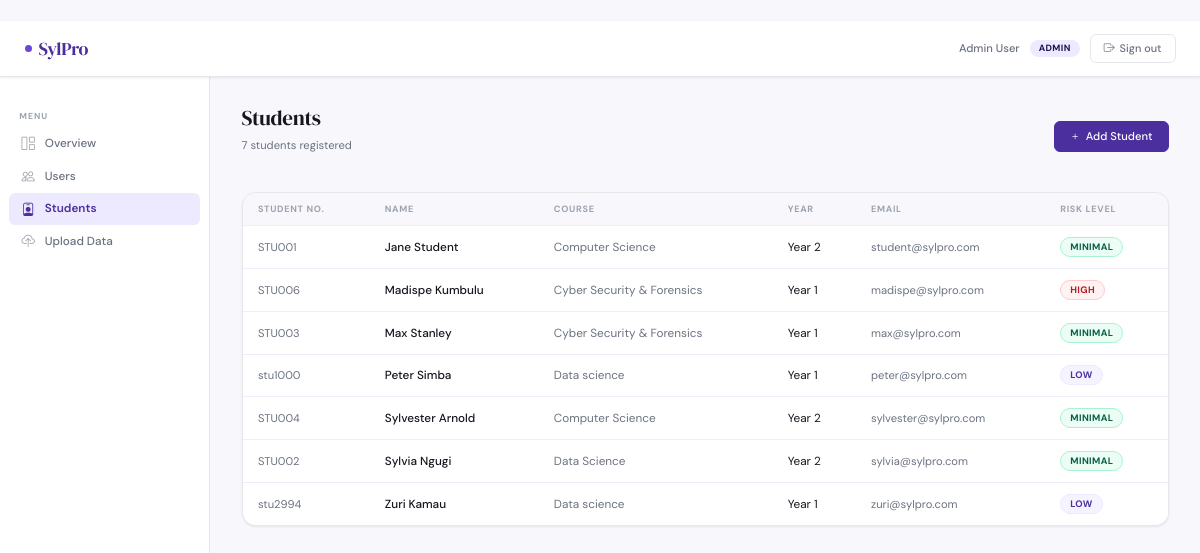
/admin/students (signed in), run on the app's committed database.
### tables this page shows
CREATE TABLE users (
            id            INTEGER PRIMARY KEY AUTOINCREMENT,
            name          TEXT    NOT NULL,
            email         TEXT    NOT NULL UNIQUE,
            password_hash TEXT    NOT NULL,
            role          TEXT    NOT NULL CHECK(role IN ('admin','counselor','lecturer','student')),
            created_at    TEXT    DEFAULT (datetime('now')),
            is_active     INTEGER DEFAULT 1
        );

CREATE TABLE students (
            id         INTEGER PRIMARY KEY AUTOINCREMENT,
            user_id    INTEGER REFERENCES users(id),
            student_no TEXT    NOT NULL UNIQUE,
            name       TEXT    NOT NULL,
            age        INTEGER,
            gender     INTEGER,   -- 0=Female, 1=Male
            course     TEXT,
            year       INTEGER,
            created_at TEXT DEFAULT (datetime('now'))
        );

### app.py (the view)
@app.route('/admin/students')
@login_required(role='admin')
def admin_students():
    return render_template('admin/students.html',
        user=get_current_user(), students=db.get_all_students())

### app.py (called while the page is built)
def login_required(role=None):
    from functools import wraps
    def decorator(f):
        @wraps(f)
        def wrapper(*args, **kwargs):
            if 'user_id' not in session:
                flash('Please log in to continue.', 'warning')
                return redirect(url_for('login'))
            if role and session.get('role') != role:
                flash('You do not have permission to access that page.', 'danger')
                return redirect(url_for('dashboard'))
            return f(*args, **kwargs)
        return wrapper
    return decorator

def get_current_user():
    if 'user_id' in session:
        return db.get_user_by_id(session['user_id'])
    return None

### database.py (called while the page is built)
def get_db():
    conn = sqlite3.connect(DB_PATH)
    conn.row_factory = sqlite3.Row
    conn.execute("PRAGMA foreign_keys = ON")
    return conn

def get_user_by_id(user_id):
    conn = get_db()
    u = conn.execute("SELECT * FROM users WHERE id=?", (user_id,)).fetchone()
    conn.close()
    return u

def get_all_students():
    conn = get_db()
    rows = conn.execute("""
        SELECT s.*, u.email,
            (SELECT risk_level FROM risk_scores r
             WHERE r.student_id = s.id
             ORDER BY r.date_run DESC LIMIT 1) as latest_risk
        FROM students s
        LEFT JOIN users u ON s.user_id = u.id
        ORDER BY s.name
    """).fetchall()
    conn.close()
    return rows

### templates/admin/students.html (shortened to what this page needs)
{% extends "base.html" %}
{% block content %}
<div class="ph">
    <div class="ph-row">
        <div><h1 class="ph-title">Students</h1><p class="ph-sub">{{ students|length }} students registered</p></div>
        <a href="{{ url_for('admin_add_user') }}" class="btn btn-primary"><i class="bi bi-plus"></i>Add Student</a>
    </div>
</div>
<div class="card">
    <div class="card-bd-0">
        <table class="table">
            <thead><tr><th>Student No.</th><th>Name</th><th>Course</th><th>Year</th><th>Email</th><th>Risk Level</th></tr></thead>
            <tbody>
            {% for s in students %}
            <tr>
                <td style="color:var(--muted);font-size:.8rem">{{ s.student_no }}</td>
                <td style="font-weight:500">{{ s.name }}</td>
                <td style="color:var(--muted)">{{ s.course or '—' }}</td>
                <td>{% if s.year %}Year {{ s.year }}{% else %}—{% endif %}</td>
                <td style="color:var(--muted);font-size:.8rem">{{ s.email or '—' }}</td>
                <td>
                    {% if s.latest_risk %}<span class="rbadge rb-{{ s.latest_risk }}">{{ s.latest_risk }}</span>
                    {% else %}<span style="color:var(--faint);font-size:.8rem">Not scored</span>{% endif %}
                </td>
            </tr>
            {% else %}
            <tr><td colspan="6"><div class="empty"><i class="bi bi-person-badge"></i><p>No students registered yet</p></div></td></tr>
            {% endfor %}
            </tbody>
        </table>
    </div>
</div>
{% endblock %}

### templates/base.html (shortened to what this page needs)
﻿<!DOCTYPE html>
<html lang="en">
<head>
    <link href="https://cdn.jsdelivr.net/npm/bootstrap@5.3.0/dist/css/bootstrap.min.css" rel="stylesheet">
    <link href="https://cdn.jsdelivr.net/npm/bootstrap-icons@1.11.0/font/bootstrap-icons.css" rel="stylesheet">
</head>
<body>
<nav class="topnav">
    <a href="{{ url_for('dashboard') }}" class="brand">
        <span class="brand-dot"></span>SylPro
    </a>
    {% if session.user_id %}
    <div class="nav-right">
        <span class="nav-name">{{ session.name }}</span>
        <span class="chip chip-{{ session.role }}">{{ session.role }}</span>
        <a href="{{ url_for('logout') }}" class="btn-signout">
            <i class="bi bi-box-arrow-right"></i>Sign out
        </a>
    </div>
    {% endif %}
</nav>
<div class="app-body">
    {% if session.user_id %}
    <aside class="sidebar d-none d-md-flex flex-column">
        <span class="sidebar-label">Menu</span>
        {% if session.role == 'admin' %}
            <a href="{{ url_for('admin_dashboard') }}" class="slink {% if request.endpoint=='admin_dashboard' %}active{% endif %}"><i class="bi bi-grid-1x2"></i>Overview</a>
            <a href="{{ url_for('admin_users') }}"     class="slink {% if request.endpoint in ['admin_users','admin_add_user'] %}active{% endif %}"><i class="bi bi-people"></i>Users</a>
            <a href="{{ url_for('admin_students') }}"  class="slink {% if request.endpoint=='admin_students' %}active{% endif %}"><i class="bi bi-person-badge"></i>Students</a>
            <a href="{{ url_for('admin_upload') }}"    class="slink {% if request.endpoint=='admin_upload' %}active{% endif %}"><i class="bi bi-cloud-upload"></i>Upload Data</a>
        {% endif %}
    </aside>
    {% endif %}
    <main class="main">
        {% block content %}{% endblock %}
    </main>
</div>

### templates/base.html (style rules this page uses)
:root { --p900: #1E1051; --p700: #4C2F9F; --p500: #6C47D4; --p300: #A78BFA; --p100: #EDE9FE; --p50: #F5F3FF; --ink: #18151F; --muted: #6B7280; --faint: #9CA3AF; --bg: #F8F7FC; --surface: #FFFFFF; --border: #E5E7EB; --border2: #F0EEFB; --red: #DC2626; --amber: #D97706; --green: #059669; --r6: 6px; --r10: 10px; --r14: 14px; --s1: 0 1px 3px rgba(0,0,0,.05),0 1px 2px rgba(0,0,0,.03); --s2: 0 4px 20px rgba(108,71,212,.08),0 1px 4px rgba(0,0,0,.04); }
*, *::before, *::after { box-sizing: border-box; margin: 0; }
html { font-size: 14px; }
body { font-family: 'DM Sans', sans-serif; background: var(--bg); color: var(--ink); min-height: 100vh; display: flex; flex-direction: column; }
.topnav { height: 56px; background: var(--surface); border-bottom: 1px solid var(--border); display: flex; align-items: center; padding: 0 1.75rem; gap: 1rem; position: sticky; top: 0; z-index: 200; box-shadow: var(--s1); }
.brand { font-family: 'DM Serif Display', serif; font-size: 1.3rem; color: var(--p700); text-decoration: none; letter-spacing: -.3px; display: flex; align-items: center; gap: 7px; }
.brand-dot { width: 7px; height: 7px; border-radius: 50%; background: var(--p500); flex-shrink: 0; }
.nav-right { margin-left: auto; display: flex; align-items: center; gap: 10px; }
.nav-name { font-size: .8rem; color: var(--muted); font-weight: 500; }
.chip { font-size: .65rem; font-weight: 700; letter-spacing: .4px; text-transform: uppercase; padding: 2px 9px; border-radius: 20px; }
.chip-admin { background: var(--p100); color: var(--p900); }
.btn-signout { font-size: .78rem; font-weight: 500; padding: 5px 13px; border-radius: var(--r6); border: 1.5px solid var(--border); background: transparent; color: var(--muted); cursor: pointer; text-decoration: none; display: inline-flex; align-items: center; gap: 5px; transition: all .15s; }
.app-body { display: flex; flex: 1; }
.sidebar { width: 210px; min-width: 210px; background: var(--surface); border-right: 1px solid var(--border); padding: 1.25rem .625rem; display: flex; flex-direction: column; gap: 1px; }
.sidebar-label { font-size: .62rem; font-weight: 700; text-transform: uppercase; letter-spacing: 1px; color: var(--faint); padding: .6rem .75rem .3rem; margin-top: .5rem; }
.slink { display: flex; align-items: center; gap: 8px; padding: 7px 11px; border-radius: var(--r6); color: var(--muted); text-decoration: none; font-size: .84rem; font-weight: 500; transition: all .12s; }
.slink i { font-size: .95rem; width: 17px; text-align: center; opacity: .65; }
.slink.active { background: var(--p100); color: var(--p700); font-weight: 600; }
.slink.active i { opacity: 1; }
.main { flex: 1; padding: 2rem 2.25rem; animation: fadeUp .2s ease; }
.ph { margin-bottom: 1.75rem; }
.ph-title { font-family: 'DM Serif Display', serif; font-size: 1.5rem; letter-spacing: -.3px; color: var(--ink); }
.ph-sub { font-size: .8rem; color: var(--muted); margin-top: 2px; }
.ph-row { display: flex; align-items: center; justify-content: space-between; flex-wrap: wrap; gap: .75rem; }
.card { background: var(--surface); border: 1px solid var(--border); border-radius: var(--r14); box-shadow: var(--s1); overflow: hidden; }
.card-bd-0 { padding: 0; }
.btn { font-family: 'DM Sans', sans-serif; font-weight: 500; font-size: .8rem; border-radius: var(--r6); padding: 7px 15px; border: 1.5px solid transparent; display: inline-flex; align-items: center; gap: 5px; cursor: pointer; text-decoration: none; line-height: 1.4; transition: all .14s; white-space: nowrap; }
.btn-primary { background: var(--p700); color: #fff; border-color: var(--p700); }
.table { margin: 0; font-size: .84rem; width: 100%; border-collapse: collapse; }
.table thead th { font-size: .65rem; font-weight: 700; text-transform: uppercase; letter-spacing: .7px; color: var(--faint); padding: .7rem 1.1rem; background: var(--bg); border-bottom: 1px solid var(--border2); white-space: nowrap; }
.table tbody td { padding: .78rem 1.1rem; border-bottom: 1px solid var(--border2); vertical-align: middle; color: var(--ink); }
.table tbody tr:last-child td { border-bottom: none; }
.rbadge { font-size: .67rem; font-weight: 700; letter-spacing: .4px; text-transform: uppercase; padding: 3px 9px; border-radius: 20px; display: inline-block; }
.rb-HIGH { background: #FEF2F2; color: #B91C1C; border: 1px solid #FECACA; }
.rb-LOW { background: var(--p50); color: var(--p700); border: 1px solid var(--p100); }
.rb-MINIMAL { background: #ECFDF5; color: #065F46; border: 1px solid #A7F3D0; }

### data on the page
users: name "Admin User", role "ADMIN"
students: student_no "STU001", name "Jane Student", course "Computer Science", year "2", email "student@sylpro.com", latest_risk "MINIMAL"
students: student_no "STU006", name "Madispe Kumbulu", course "Cyber Security & Forensics", year "1", email "madispe@sylpro.com", latest_risk "HIGH"
students: student_no "STU003", name "Max Stanley", course "Cyber Security & Forensics", year "1", email "max@sylpro.com", latest_risk "MINIMAL"
students: student_no "stu1000", name "Peter Simba", course "Data science", year "1", email "peter@sylpro.com", latest_risk "LOW"
students: student_no "STU004", name "Sylvester Arnold", course "Computer Science", year "2", email "sylvester@sylpro.com", latest_risk "MINIMAL"
students: student_no "STU002", name "Sylvia Ngugi", course "Data Science", year "2", email "sylvia@sylpro.com", latest_risk "MINIMAL"
students: student_no "stu2994", name "Zuri Kamau", course "Data science", year "1", email "zuri@sylpro.com", latest_risk "LOW"

### other printed values
{{ students|length }} "7"
